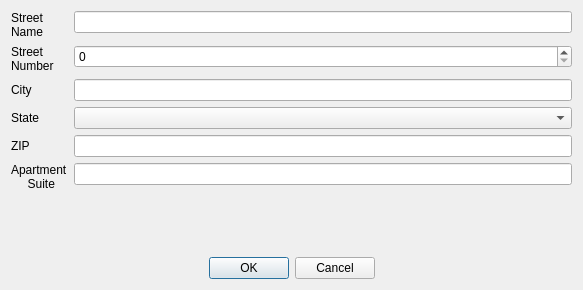
<?xml version="1.0" encoding="UTF-8"?>
<ui version="4.0">
 <class>Dialog</class>
 <widget class="QDialog" name="Dialog">
  <property name="geometry">
   <rect>
    <x>0</x>
    <y>0</y>
    <width>583</width>
    <height>290</height>
   </rect>
  </property>
  <property name="windowTitle">
   <string>Dialog</string>
  </property>
  <layout class="QGridLayout" name="gridLayout_2">
   <item row="0" column="0">
    <layout class="QGridLayout" name="gridLayout">
     <item row="0" column="0">
      <layout class="QFormLayout" name="formLayout">
       <item row="0" column="0">
        <widget class="QLabel" name="label_street_name">
         <property name="text">
          <string>Street
Name</string>
         </property>
        </widget>
       </item>
       <item row="1" column="0">
        <widget class="QLabel" name="label_street_number">
         <property name="text">
          <string>Street
Number</string>
         </property>
        </widget>
       </item>
       <item row="2" column="0">
        <widget class="QLabel" name="label_city">
         <property name="text">
          <string>City</string>
         </property>
        </widget>
       </item>
       <item row="2" column="1">
        <widget class="QLineEdit" name="city">
         <property name="dragEnabled">
          <bool>true</bool>
         </property>
         <property name="readOnly">
          <bool>false</bool>
         </property>
         <property name="clearButtonEnabled">
          <bool>true</bool>
         </property>
        </widget>
       </item>
       <item row="3" column="0">
        <widget class="QLabel" name="label_state">
         <property name="text">
          <string>State</string>
         </property>
        </widget>
       </item>
       <item row="3" column="1">
        <widget class="QComboBox" name="state">
         <property name="minimumSize">
          <size>
           <width>200</width>
           <height>0</height>
          </size>
         </property>
        </widget>
       </item>
       <item row="4" column="0">
        <widget class="QLabel" name="label_zip">
         <property name="text">
          <string>ZIP</string>
         </property>
        </widget>
       </item>
       <item row="4" column="1">
        <widget class="QLineEdit" name="ZIP">
         <property name="dragEnabled">
          <bool>true</bool>
         </property>
         <property name="readOnly">
          <bool>false</bool>
         </property>
         <property name="clearButtonEnabled">
          <bool>true</bool>
         </property>
        </widget>
       </item>
       <item row="5" column="0">
        <widget class="QLabel" name="label_apartment">
         <property name="text">
          <string>Apartment
     Suite</string>
         </property>
        </widget>
       </item>
       <item row="5" column="1">
        <widget class="QLineEdit" name="apartment">
         <property name="dragEnabled">
          <bool>true</bool>
         </property>
         <property name="clearButtonEnabled">
          <bool>true</bool>
         </property>
        </widget>
       </item>
       <item row="0" column="1">
        <widget class="QLineEdit" name="street_name">
         <property name="dragEnabled">
          <bool>true</bool>
         </property>
         <property name="readOnly">
          <bool>false</bool>
         </property>
         <property name="clearButtonEnabled">
          <bool>true</bool>
         </property>
        </widget>
       </item>
       <item row="1" column="1">
        <widget class="QSpinBox" name="street_number">
         <property name="maximum">
          <number>999999999</number>
         </property>
        </widget>
       </item>
      </layout>
     </item>
    </layout>
   </item>
   <item row="1" column="0">
    <widget class="QDialogButtonBox" name="confirm">
     <property name="orientation">
      <enum>Qt::Horizontal</enum>
     </property>
     <property name="standardButtons">
      <set>QDialogButtonBox::Cancel|QDialogButtonBox::Ok</set>
     </property>
     <property name="centerButtons">
      <bool>true</bool>
     </property>
    </widget>
   </item>
  </layout>
 </widget>
 <resources/>
 <connections>
  <connection>
   <sender>confirm</sender>
   <signal>accepted()</signal>
   <receiver>Dialog</receiver>
   <slot>accept()</slot>
   <hints>
    <hint type="sourcelabel">
     <x>248</x>
     <y>254</y>
    </hint>
    <hint type="destinationlabel">
     <x>157</x>
     <y>274</y>
    </hint>
   </hints>
  </connection>
  <connection>
   <sender>confirm</sender>
   <signal>rejected()</signal>
   <receiver>Dialog</receiver>
   <slot>reject()</slot>
   <hints>
    <hint type="sourcelabel">
     <x>316</x>
     <y>260</y>
    </hint>
    <hint type="destinationlabel">
     <x>286</x>
     <y>274</y>
    </hint>
   </hints>
  </connection>
 </connections>
</ui>
